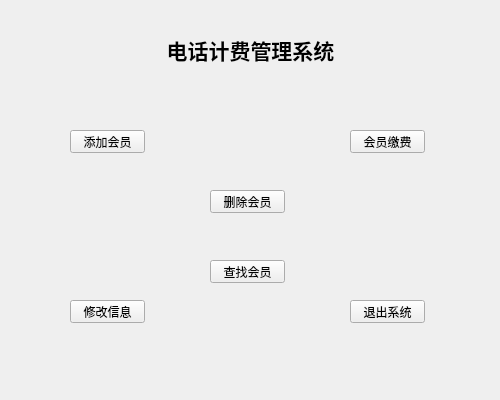
<?xml version="1.0" encoding="UTF-8"?>
<ui version="4.0">
 <class>HomePage</class>
 <widget class="QWidget" name="HomePage">
  <property name="geometry">
   <rect>
    <x>0</x>
    <y>0</y>
    <width>500</width>
    <height>400</height>
   </rect>
  </property>
  <property name="windowTitle">
   <string>Form</string>
  </property>
  <widget class="QLabel" name="TitleLabel">
   <property name="geometry">
    <rect>
     <x>150</x>
     <y>30</y>
     <width>201</width>
     <height>41</height>
    </rect>
   </property>
   <property name="text">
    <string>&lt;html&gt;&lt;head/&gt;&lt;body&gt;&lt;p align=&quot;center&quot;&gt;&lt;span style=&quot; font-size:16pt; font-weight:600;&quot;&gt;电话计费管理系统&lt;/span&gt;&lt;/p&gt;&lt;/body&gt;&lt;/html&gt;</string>
   </property>
  </widget>
  <widget class="QPushButton" name="AddBtn">
   <property name="geometry">
    <rect>
     <x>70</x>
     <y>130</y>
     <width>75</width>
     <height>23</height>
    </rect>
   </property>
   <property name="text">
    <string>添加会员</string>
   </property>
  </widget>
  <widget class="QPushButton" name="UserPayBtn">
   <property name="geometry">
    <rect>
     <x>350</x>
     <y>130</y>
     <width>75</width>
     <height>23</height>
    </rect>
   </property>
   <property name="text">
    <string>会员缴费</string>
   </property>
  </widget>
  <widget class="QPushButton" name="ExitBtn">
   <property name="geometry">
    <rect>
     <x>350</x>
     <y>300</y>
     <width>75</width>
     <height>23</height>
    </rect>
   </property>
   <property name="text">
    <string>退出系统</string>
   </property>
  </widget>
  <widget class="QPushButton" name="ModifyBtn">
   <property name="geometry">
    <rect>
     <x>70</x>
     <y>300</y>
     <width>75</width>
     <height>23</height>
    </rect>
   </property>
   <property name="text">
    <string>修改信息</string>
   </property>
  </widget>
  <widget class="QPushButton" name="DeleteBtn">
   <property name="geometry">
    <rect>
     <x>210</x>
     <y>190</y>
     <width>75</width>
     <height>23</height>
    </rect>
   </property>
   <property name="text">
    <string>删除会员</string>
   </property>
  </widget>
  <widget class="QLabel" name="label">
   <property name="geometry">
    <rect>
     <x>0</x>
     <y>0</y>
     <width>500</width>
     <height>400</height>
    </rect>
   </property>
   <property name="styleSheet">
    <string notr="true">border-image: url(:/image/backimage.png);</string>
   </property>
   <property name="text">
    <string/>
   </property>
  </widget>
  <widget class="QPushButton" name="QueryBtn">
   <property name="geometry">
    <rect>
     <x>210</x>
     <y>260</y>
     <width>75</width>
     <height>23</height>
    </rect>
   </property>
   <property name="text">
    <string>查找会员</string>
   </property>
  </widget>
  <zorder>label</zorder>
  <zorder>TitleLabel</zorder>
  <zorder>AddBtn</zorder>
  <zorder>UserPayBtn</zorder>
  <zorder>ExitBtn</zorder>
  <zorder>ModifyBtn</zorder>
  <zorder>DeleteBtn</zorder>
  <zorder>QueryBtn</zorder>
 </widget>
 <resources/>
 <connections/>
</ui>
